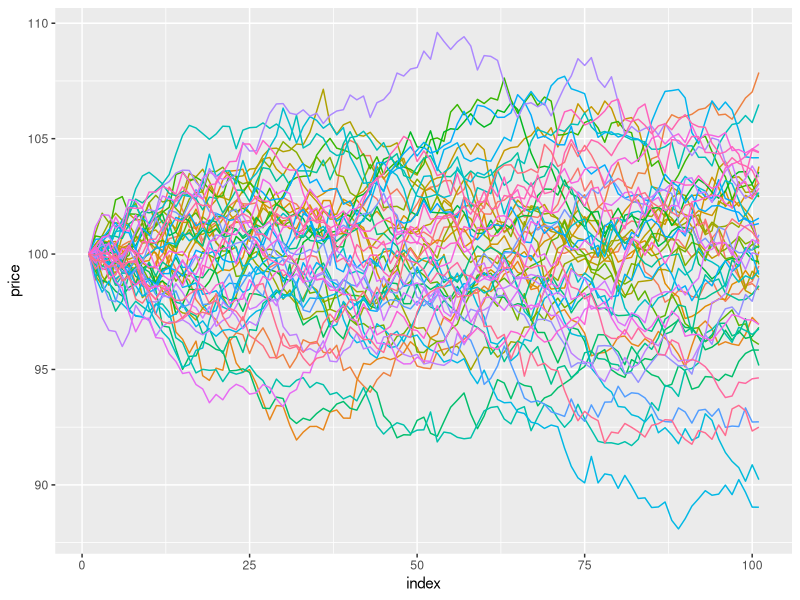
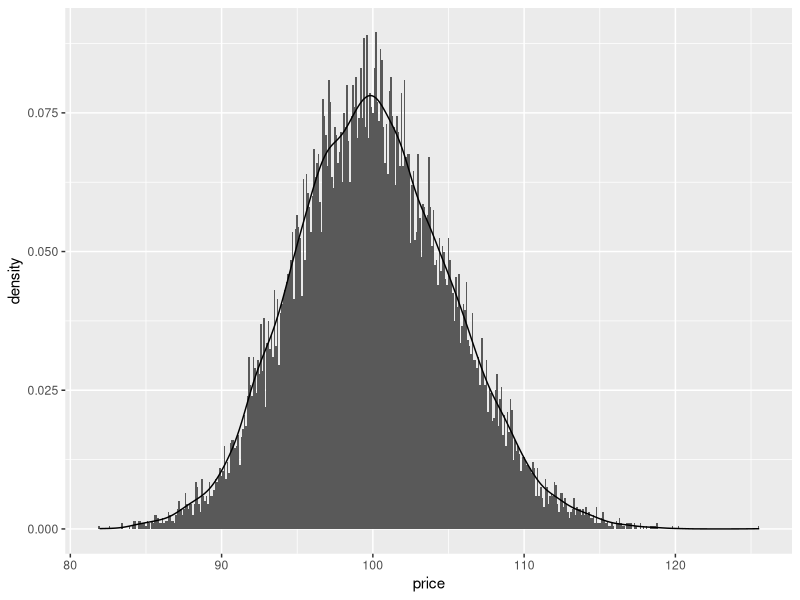

Write the R code that produced these figures, in order.
## ---- chunk 1
library(tidyverse)
## ---- chunk 2
gbm_vec <- function(nsim, S0, t, mu, sigma, dt = 1./365){
  B <- matrix(rnorm(t*nsim), ncol = nsim, nrow = t)
  
  # get GBM and convert to price paths
  gbm <- exp((mu - sigma * sigma / 2) * dt + sigma * B * sqrt(dt))
  gbm <- apply(rbind(rep(S0, nsim), gbm), 2, cumprod)
  
  return(gbm)
}

nsim <- 50
t <- 100
mu <- 0
sigma <- 0.1
S0 <- 100

gbm <- gbm_vec(nsim, S0, t, mu, sigma)
colnames(gbm) <- paste("Sim_", 1:nsim)

gbm_df <- gbm %>%
  as_tibble() %>%
  mutate(index = 1:nrow(gbm)) %>%
  pivot_longer(-index, names_to = 'sim', values_to = 'price')

gbm_df %>%
  ggplot(aes(x = index, y = price, color = sim)) +
  geom_line() +
  theme(legend.position = 'none')
## ---- chunk 3
nsim <- 20000
t <- 100
mu <- 0
sigma <- 0.1
S0 <- 100

gbm <- gbm_vec(nsim, S0, t, mu, sigma)
price_df <- tibble(price = gbm[t, ]) #last price
price_df %>%
  ggplot(aes(x = price)) +
  geom_histogram(aes(y=..density..), binwidth = 0.1) +
  geom_density()

